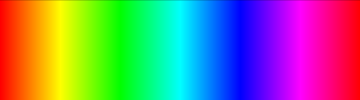
Frame 1 (no input)
Frame 60 (the mouse pressed at the canvas centre just before this capture): identical to frame 1, image omitted
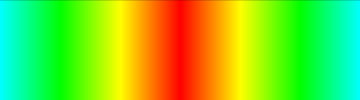
Frame 120 (the mouse held since frame 60 and released just before this capture)

The Processing sketch that drew these frames (run headless with seeded random() and noise(); from frame 60 on, the mouse is pressed at the canvas centre):

// Processing sketch: task4A
// ── task4A.pde

void setup() {
  size(360, 100);
  noStroke();
  colorMode(HSB,360,100,100);
}
void draw() {
  background(0);
  for (int i = 0; i < width; i ++) {
    stroke(abs(mouseX - i),100,100);
    line(i,0,i,height);
  }
}
